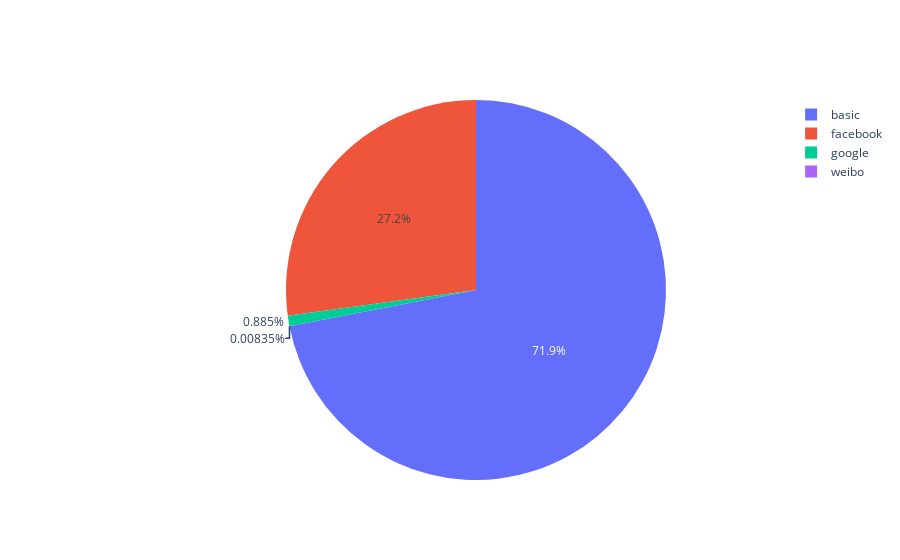

The notebook cell this image was saved under:
### Code cell
call_pie('signup_method')

### Figure 1 — Plotly figure (JSON) as saved in the notebook; plotly's stock layout.template omitted (floating-point values rounded to 4 significant figures)
{"data": [{"labels": ["basic", "facebook", "google", "weibo"], "type": "pie", "values": [198222, 74864, 2438, 23]}], "layout": {}}
